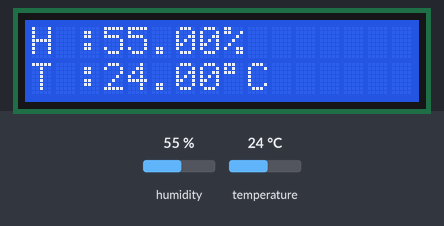
Recording of a sketch running on a simulated ESP32. Parts: 16×2 character LCD. The test bench sets the inputs (shaded band); at power-on: humidity 55 %, temperature 24 °C.

Above: at 1.2 s.
1.3 s: humidity set to 22 %
At 2.8 s:
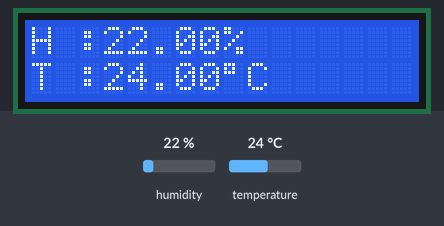
4.1 s: temperature set to 12 °C
At 5.6 s:
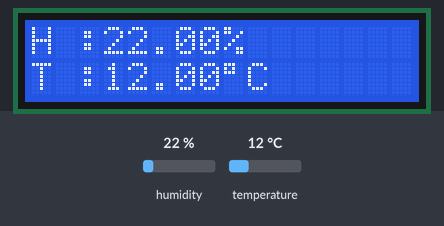
6.9 s: humidity set to 40 %
At 8.8 s:
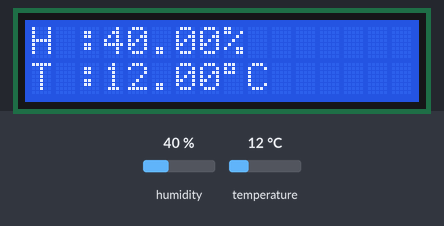
9.8 s: temperature set to 19 °C
At 11.5 s:
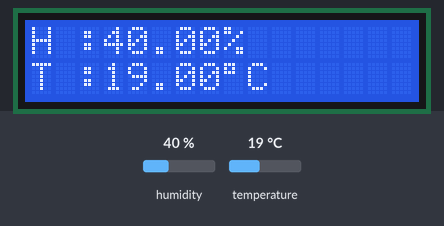
Timing chart, 0 to 13.0 s (numbered marks = the images above; inputs shaded):
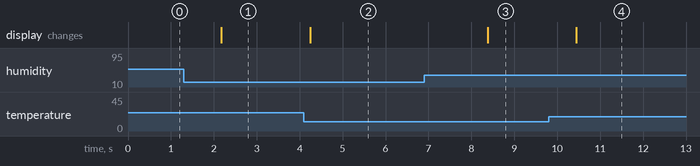

Measured:
- after the input at 1.3 s, the display: changes after 0.88 s (image 1)
- after the input at 4.1 s, the display: changes after 0.14 s (image 2)
- after the input at 6.9 s, the display: changes after 1.5 s (image 3)
- after the input at 9.8 s, the display: changes after 0.64 s (image 4)

The sketch:

main.ino
```cpp
#include <DHT.h>
#include <LiquidCrystal_I2C.h>
#include <Wire.h>

LiquidCrystal_I2C lcd(0x27, 16, 2);

#define DHTPIN 27
#define DHTTYPE DHT11

DHT dht(DHTPIN, DHTTYPE);

void setup() {
  // put your setup code here, to run once:

  Serial.begin(115200);
  Wire.begin(21, 22);

  lcd.init();
  lcd.backlight();

  dht.begin();

}

void loop() {
  // put your main code here, to run repeatedly:

  float humidity = dht.readHumidity();
  float temperature = dht.readTemperature();

  if(isnan(humidity) || isnan(temperature)){
    lcd.setCursor(0, 0);
    lcd.print("Faild Read!");
    return;
  }

  lcd.clear();

  lcd.setCursor(0, 0);
  lcd.print("H :");
  lcd.print(humidity);
  lcd.print("%");

  lcd.setCursor(0, 1);
  lcd.print("T :");
  lcd.print(temperature);
  lcd.write(223);
  lcd.print("C");

  delay(1000);

}
```
